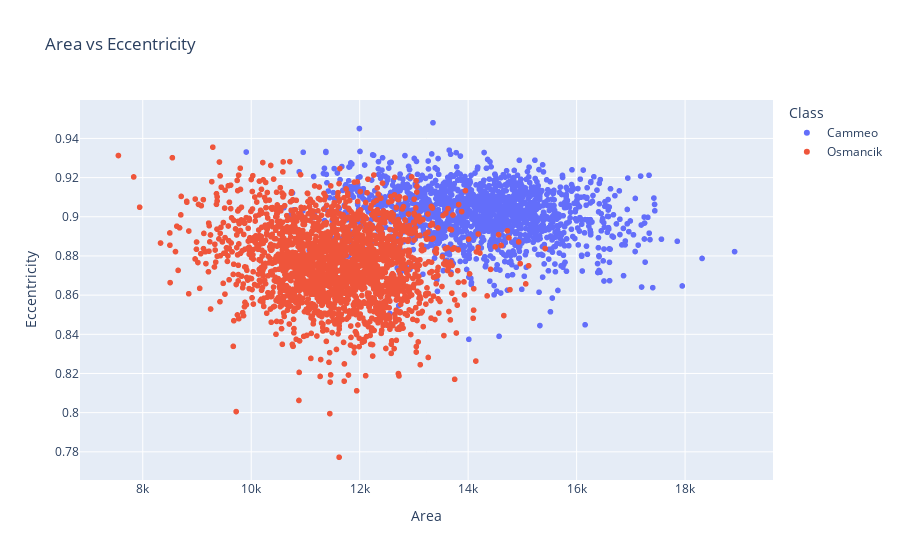
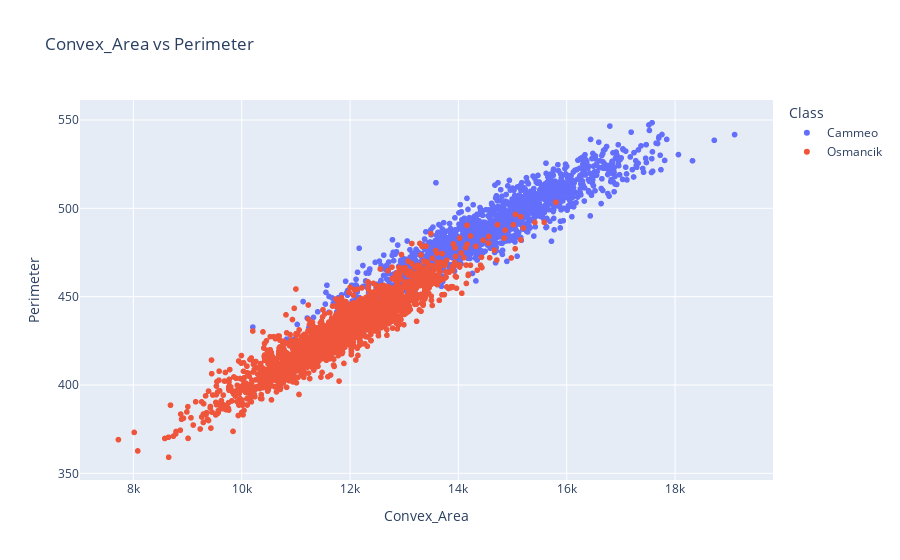
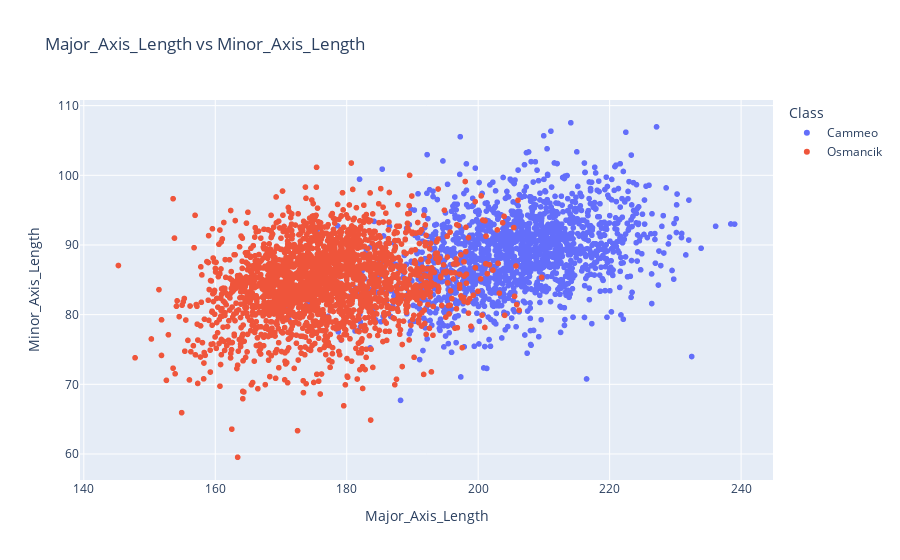
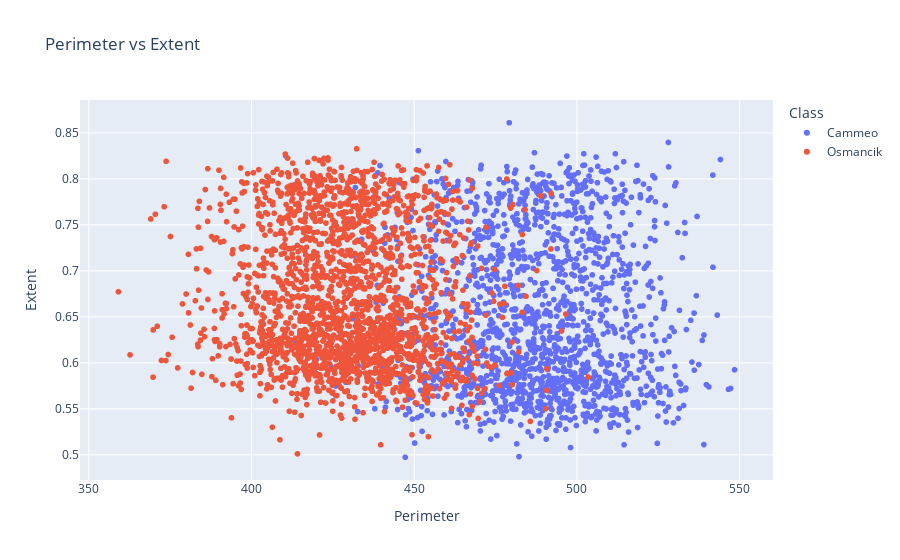

Notebook cell for these charts, in order:
### Markdown cell above
# Explore the dataset

Plot some of the features against each other, including in 3D.

### Code cell
# Create five 2D scatter plots of the features against each other, color-coded by class.

# Step 1: Define pairs of features to plot against each other.
# Each pair (x_axis_data, y_axis_data) represents the x and y features for the scatter plot.
# Example: The first pair ('Area', 'Eccentricity') will plot 'Area' on the x-axis and 'Eccentricity' on the y-axis.
feature_pairs = [
    ('Area', 'Eccentricity'),
    ('Convex_Area', 'Perimeter'),
    ('Major_Axis_Length', 'Minor_Axis_Length'),
    ('Perimeter', 'Extent'),
    ('Eccentricity', 'Major_Axis_Length'),
]

# Step 2: Loop through each pair and create a scatter plot using Plotly Express.
# Plotly Express (px) is a library that makes it easy to create interactive visualizations.
# - The `x` parameter sets the x-axis data.
# - The `y` parameter sets the y-axis data.
# - The `color` parameter is used to group points by the 'Class' column.
# - The `.show()` method displays the plot in an interactive format.
for x_axis_data, y_axis_data in feature_pairs:
    fig = px.scatter(
        rice_dataset,  # The dataset to use for the plot
        x=x_axis_data,  # Feature for the x-axis
        y=y_axis_data,  # Feature for the y-axis
        color='Class',  # Color points by the 'Class' column (e.g., different rice types)
        title=f"{x_axis_data} vs {y_axis_data}",  # Add a descriptive title for each plot
        labels={x_axis_data: x_axis_data, y_axis_data: y_axis_data}  # Label axes
    )
    fig.show()  # Display the plot

# Notes for Beginners:
# - Scatter plots are great for visualizing relationships between two continuous variables.
# - Color-coding by 'Class' helps us see if the different rice types have distinct patterns.
# - `Plotly Express` is interactive, so you can hover over points and zoom into the plot.
# - Each feature pair provides insights into how the features relate to each other and to the class.

### Figure 1 — Plotly figure (JSON) as saved in the notebook; plotly's stock layout.template omitted (floating-point values rounded to 4 significant figures; data arrays with more than 128 entries replaced by an {"elided": "..."} marker saying what was removed)
{"data": [{"hovertemplate": "Class=Cammeo<br>Area=%{x}<br>Eccentricity=%{y}<extra></extra>", "legendgroup": "Cammeo", "marker": {"color": "#636efa", "symbol": "circle"}, "mode": "markers", "name": "Cammeo", "showlegend": true, "type": "scattergl", "x": {"elided": "1630 int values"}, "xaxis": "x", "y": {"elided": "1630 float values"}, "yaxis": "y"}, {"hovertemplate": "Class=Osmancik<br>Area=%{x}<br>Eccentricity=%{y}<extra></extra>", "legendgroup": "Osmancik", "marker": {"color": "#EF553B", "symbol": "circle"}, "mode": "markers", "name": "Osmancik", "showlegend": true, "type": "scattergl", "x": {"elided": "2180 int values"}, "xaxis": "x", "y": {"elided": "2180 float values"}, "yaxis": "y"}], "layout": {"legend": {"title": {"text": "Class"}, "tracegroupgap": 0}, "title": {"text": "Area vs Eccentricity"}, "xaxis": {"anchor": "y", "domain": [0, 1], "title": {"text": "Area"}}, "yaxis": {"anchor": "x", "domain": [0, 1], "title": {"text": "Eccentricity"}}}}

### Figure 2 — Plotly figure (JSON) as saved in the notebook; plotly's stock layout.template omitted (floating-point values rounded to 4 significant figures; data arrays with more than 128 entries replaced by an {"elided": "..."} marker saying what was removed)
{"data": [{"hovertemplate": "Class=Cammeo<br>Convex_Area=%{x}<br>Perimeter=%{y}<extra></extra>", "legendgroup": "Cammeo", "marker": {"color": "#636efa", "symbol": "circle"}, "mode": "markers", "name": "Cammeo", "showlegend": true, "type": "scattergl", "x": {"elided": "1630 int values"}, "xaxis": "x", "y": {"elided": "1630 float values"}, "yaxis": "y"}, {"hovertemplate": "Class=Osmancik<br>Convex_Area=%{x}<br>Perimeter=%{y}<extra></extra>", "legendgroup": "Osmancik", "marker": {"color": "#EF553B", "symbol": "circle"}, "mode": "markers", "name": "Osmancik", "showlegend": true, "type": "scattergl", "x": {"elided": "2180 int values"}, "xaxis": "x", "y": {"elided": "2180 float values"}, "yaxis": "y"}], "layout": {"legend": {"title": {"text": "Class"}, "tracegroupgap": 0}, "title": {"text": "Convex_Area vs Perimeter"}, "xaxis": {"anchor": "y", "domain": [0, 1], "title": {"text": "Convex_Area"}}, "yaxis": {"anchor": "x", "domain": [0, 1], "title": {"text": "Perimeter"}}}}

### Figure 3 — Plotly figure (JSON) as saved in the notebook; plotly's stock layout.template omitted (floating-point values rounded to 4 significant figures; data arrays with more than 128 entries replaced by an {"elided": "..."} marker saying what was removed)
{"data": [{"hovertemplate": "Class=Cammeo<br>Major_Axis_Length=%{x}<br>Minor_Axis_Length=%{y}<extra></extra>", "legendgroup": "Cammeo", "marker": {"color": "#636efa", "symbol": "circle"}, "mode": "markers", "name": "Cammeo", "showlegend": true, "type": "scattergl", "x": {"elided": "1630 float values"}, "xaxis": "x", "y": {"elided": "1630 float values"}, "yaxis": "y"}, {"hovertemplate": "Class=Osmancik<br>Major_Axis_Length=%{x}<br>Minor_Axis_Length=%{y}<extra></extra>", "legendgroup": "Osmancik", "marker": {"color": "#EF553B", "symbol": "circle"}, "mode": "markers", "name": "Osmancik", "showlegend": true, "type": "scattergl", "x": {"elided": "2180 float values"}, "xaxis": "x", "y": {"elided": "2180 float values"}, "yaxis": "y"}], "layout": {"legend": {"title": {"text": "Class"}, "tracegroupgap": 0}, "title": {"text": "Major_Axis_Length vs Minor_Axis_Length"}, "xaxis": {"anchor": "y", "domain": [0, 1], "title": {"text": "Major_Axis_Length"}}, "yaxis": {"anchor": "x", "domain": [0, 1], "title": {"text": "Minor_Axis_Length"}}}}

### Figure 4 — Plotly figure (JSON) as saved in the notebook; plotly's stock layout.template omitted (floating-point values rounded to 4 significant figures; data arrays with more than 128 entries replaced by an {"elided": "..."} marker saying what was removed)
{"data": [{"hovertemplate": "Class=Cammeo<br>Perimeter=%{x}<br>Extent=%{y}<extra></extra>", "legendgroup": "Cammeo", "marker": {"color": "#636efa", "symbol": "circle"}, "mode": "markers", "name": "Cammeo", "showlegend": true, "type": "scattergl", "x": {"elided": "1630 float values"}, "xaxis": "x", "y": {"elided": "1630 float values"}, "yaxis": "y"}, {"hovertemplate": "Class=Osmancik<br>Perimeter=%{x}<br>Extent=%{y}<extra></extra>", "legendgroup": "Osmancik", "marker": {"color": "#EF553B", "symbol": "circle"}, "mode": "markers", "name": "Osmancik", "showlegend": true, "type": "scattergl", "x": {"elided": "2180 float values"}, "xaxis": "x", "y": {"elided": "2180 float values"}, "yaxis": "y"}], "layout": {"legend": {"title": {"text": "Class"}, "tracegroupgap": 0}, "title": {"text": "Perimeter vs Extent"}, "xaxis": {"anchor": "y", "domain": [0, 1], "title": {"text": "Perimeter"}}, "yaxis": {"anchor": "x", "domain": [0, 1], "title": {"text": "Extent"}}}}
